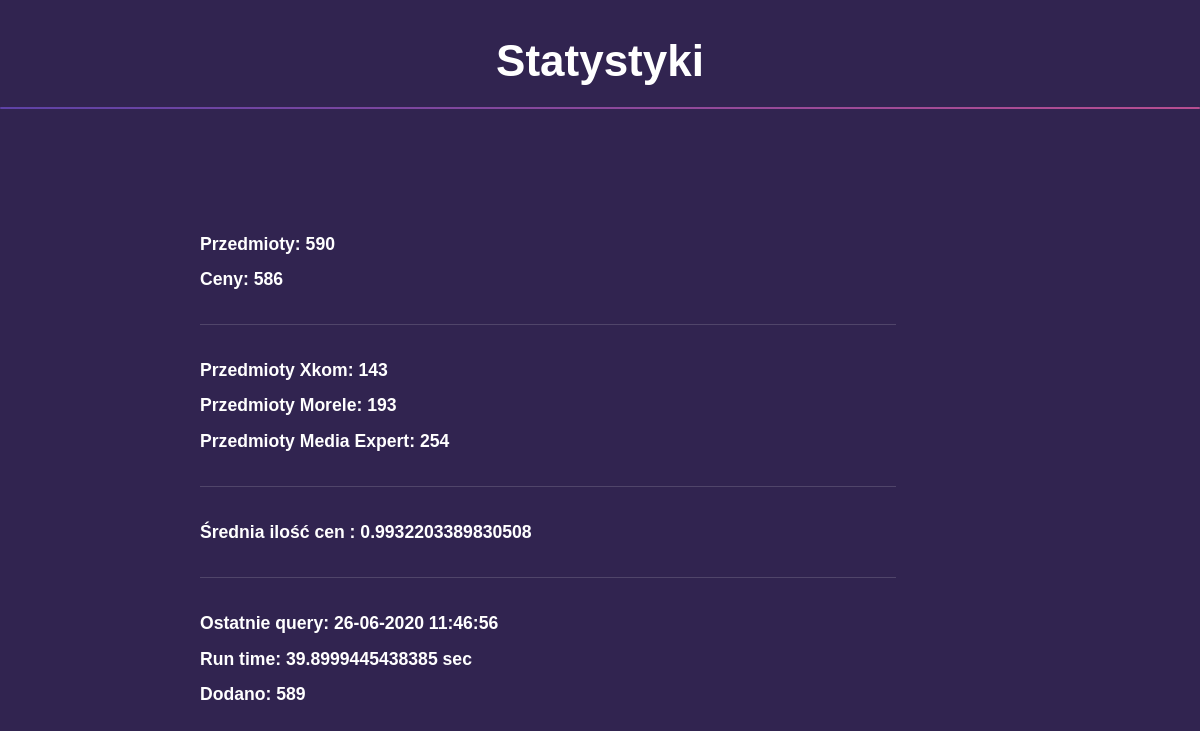
/stats, run on an earlier commit of the app's database.
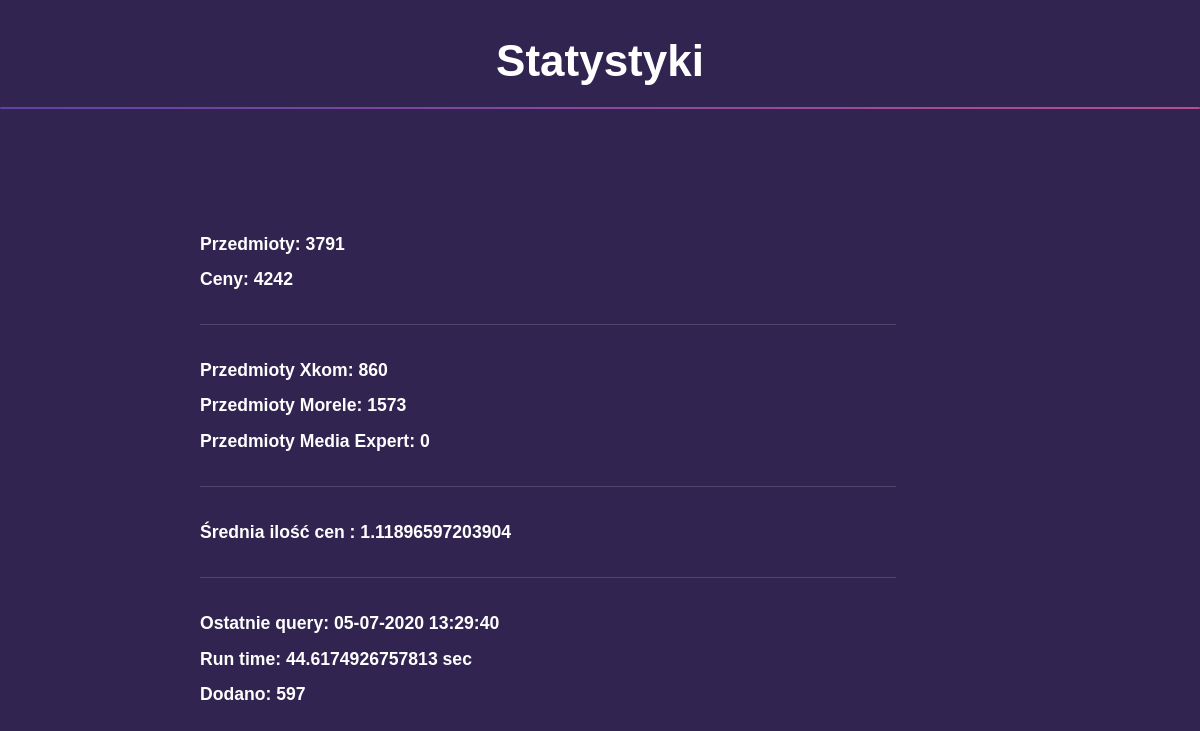
And on a later commit of the database.
### module/models.py (models this page shows, shortened)
class Query(db.Model):
    id = db.Column(db.Integer, primary_key=True)
    date = db.Column(db.Text, nullable=False)
    time = db.Column(db.Text, nullable=False)
    run_time = db.Column(db.Text, nullable=False)
    added = db.Column(db.Integer, nullable=False)
    match = db.Column(db.Integer, nullable=False)
    searched = db.Column(db.Integer, nullable=False)
    total = db.Column(db.Integer, nullable=False)

### module/routes.py (the view)
@app.route('/stats', methods=['GET', 'POST'])
def stats():
    items, prices, xkom, morele, media, avg = check_stats()
    query_date, query_time, query_run_time, query_added, query_match, query_searched, query_total = return_query_stats()
    return render_template('stats.html', items=items, prices=prices, xkom=xkom, morele=morele, media=media, avg=avg, query_date=query_date, query_time=query_time, query_run_time=query_run_time, query_added=query_added)

### module/check.py (called while the page is built)
def check_stats():
    items = Item.query.order_by(Item.id).all()
    prices = Prices.query.order_by(Prices.id).all()
    xkom = len(Item.query.filter_by(shop_id=1).all())
    morele = len(Item.query.filter_by(shop_id=3).all())
    media = len(Item.query.filter_by(shop_id=4).all())
    avg = len(prices)/len(items)
    return len(items), len(prices), xkom, morele, media, avg

def return_query_stats():
    query = Query.query.order_by(Query.id).all()
    return query[-1].date, query[-1].time, query[-1].run_time, query[-1].added, query[-1].match, query[-1].searched, query[-1].total

### module/templates/stats.html
﻿{% extends "layout.html" %}
{% block content %}
<h1 class="major"><center>Statystyki</center></h1>
<div class="inner" style="text-align: left; padding-left: 200px">
    <h3>Przedmioty: {{items}}</h3>
    <h3>Ceny: {{prices}}</h3>
    <hr />
    <h3>Przedmioty Xkom: {{xkom}}</h3>
    <h3>Przedmioty Morele: {{morele}}</h3>
    <h3>Przedmioty Media Expert: {{media}}</h3>
    <hr />
    <h3>Średnia ilość cen : {{avg}}</h3>
    <hr />
    <h3>Ostatnie query: {{query_date}} {{query_time}}</h3>
    <h3>Run time: {{query_run_time}} sec</h3>
    <h3>Dodano: {{query_added}}</h3>
</div>
{% endblock content %}

### module/templates/layout.html (shortened to what this page needs)
﻿<!DOCTYPE html>
<html>
<head>
    <link rel="stylesheet" href="https://maxcdn.bootstrapcdn.com/bootstrap/4.0.0/css/bootstrap.min.css">
    <link rel="stylesheet" href="/static/css/main.css" />
</head>
<body>
    <section id="main" class="wrapper">
                {% block content %}{% endblock %}
        <br />
        <br />
        <br />
    </section>
</body>
</html>

### module/static/css/main.css (style rules this page uses)
html, body, div, span, applet, object, iframe, h1, h2, h3, h4, h5, h6, p, blockquote, pre, a, abbr, acronym, address, big, cite, code, del, dfn, em, img, ins, kbd, q, s, samp, small, strike, strong, sub, sup, tt, var, b, u, i, center, dl, dt, dd, ol, ul, li, fieldset, form, label, legend, table, caption, tbody, tfoot, thead, tr, th, td, article, aside, canvas, details, embed, figure, figcaption, footer, header, hgroup, menu, nav, output, ruby, section, summary, time, mark, audio, video { margin: 0; padding: 0; border: 0; font-size: 100%; font: inherit; vertical-align: baseline; }
article, aside, details, figcaption, figure, footer, header, hgroup, menu, nav, section { display: block; }
body { line-height: 1; }
body { -webkit-text-size-adjust: none; }
body { -ms-overflow-style: scrollbar; }
html { box-sizing: border-box; }
*, *:before, *:after { box-sizing: inherit; }
body { background: #312450; }
body, input, select, textarea { color: rgba(255, 255, 255, 0.55); font-family: Arial, Helvetica, sans-serif; font-size: 16.5pt; font-weight: normal; line-height: 1.75; }
@media screen and (max-width: 1680px) { body, input, select, textarea { font-size: 13pt; } }
@media screen and (max-width: 1280px) { body, input, select, textarea { font-size: 12pt; } }
h1, h2, h3, h4, h5, h6 { color: #ffffff; font-weight: bold; line-height: 1.5; margin: 0 0 0.5em 0; }
h1 { font-size: 2.75em; }
h1.major { margin: 0 0 1.3em 0; position: relative; padding-bottom: 0.35em; }
h1.major:after { background-image: -moz-linear-gradient(to right, #5e42a6, #b74e91); background-image: -webkit-linear-gradient(to right, #5e42a6, #b74e91); background-image: -ms-linear-gradient(to right, #5e42a6, #b74e91); background-image: linear-gradient(to right, #5e42a6, #b74e91); -moz-transition: max-width 0.2s ease; -webkit-transition: max-width 0.2s ease; -ms-transition: max-width 0.2s ease; transition: max-width 0.2s ease; border-radius: 0.2em; bottom: 0; content: ''; height: 0.05em; position: absolute; right: 0; width: 100%; }
h3 { font-size: 1.1em; }
hr { border: 0; border-bottom: solid 1px rgba(255, 255, 255, 0.15); margin: 2em 0; }
.wrapper { position: relative; }
.wrapper > .inner { padding: 100px ; max-width: 80%; width: 120em; }
@media screen and (max-width: 1680px) { .wrapper > .inner { padding: 4em 4em 2em 4em ; } }
@media screen and (max-width: 1280px) { .wrapper > .inner { width: 100%; } }

What changed in the data, as far as the page shows it:
no longer on this page (row unchanged): Query: date "26-06-2020", time "11:46:56", run_time "39.8999445438385", added "589"
added Query: date "05-07-2020", time "13:29:40", run_time "44.6174926757813", added "597"
Also different on the page:
{{ items }}: "590" → "3791"
{{ prices }}: "586" → "4242"
{{ xkom }}: "143" → "860"
{{ morele }}: "193" → "1573"
{{ media }}: "254" → "0"
{{ avg }}: "0.9932203389830508" → "1.11896597203904"
